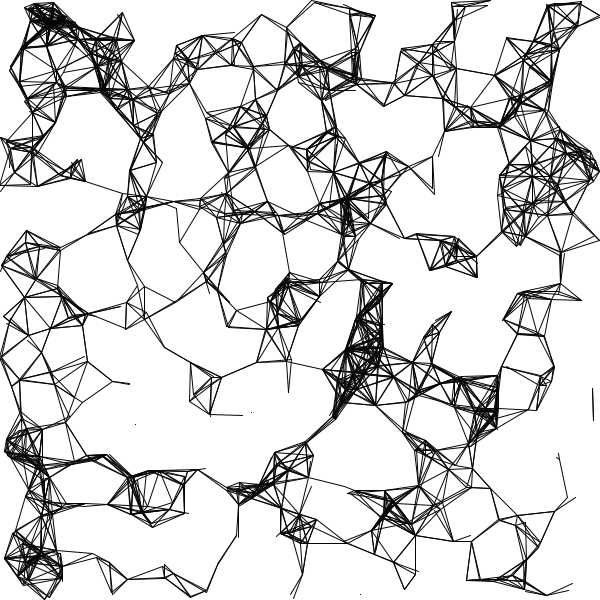
Frame 1 (no input)
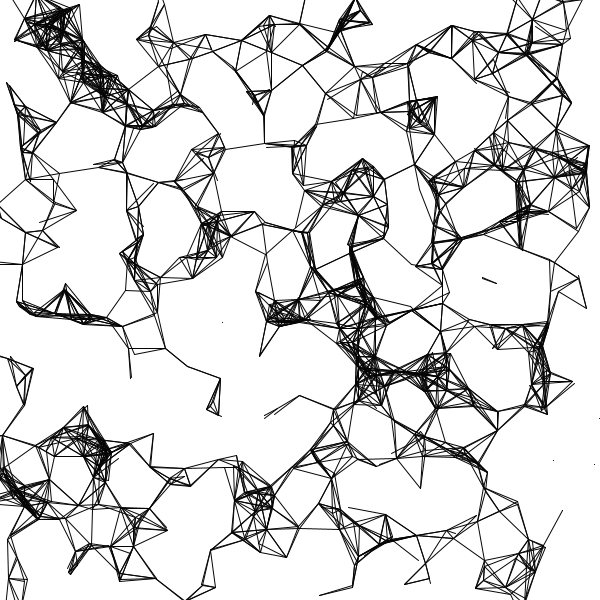
Frame 60 (the mouse pressed at the canvas centre just before this capture)
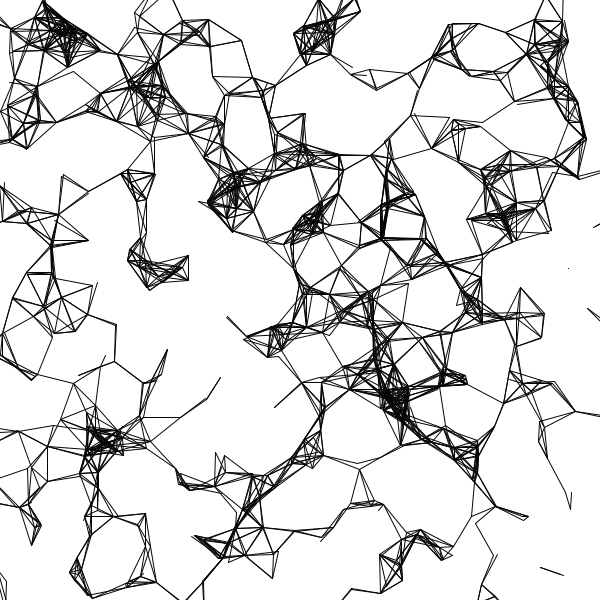
Frame 120 (the mouse held since frame 60 and released just before this capture)

The Processing sketch that drew these frames (run headless with seeded random() and noise(); from frame 60 on, the mouse is pressed at the canvas centre):

// Processing sketch: randwalk_lines
// ── randwalk_lines.pde
RW[] randwalk;
int num = 500;

void setup() {
  
  size(600, 600);

  randwalk = new RW[num];

  for (int i = 0; i < num; i++) {
    randwalk[i]= new RW(random(width), random(height), random(10));
  }
   background(255);
}

void draw() {
  background(255);

  for (int i = 0; i < num; i++) {
    randwalk[i].randwalk();
    randwalk[i].prox();
  }
}

class RW {

  float x;
  float y;
  float rstep ;

  RW(float x, float y, float rstep) {
    this.x = x;
    this.y = y;
    this.rstep = rstep;
  }

  void randwalk() {

    x = x+random(-rstep, rstep);
    y = y+random(-rstep, rstep);
    stroke(2);
    point(x, y);
    //ellipse(x, y,10,10);
  }

  void prox() {

    for (int i = 0; i < num; i++) {
      float d = dist(this.x, this.y, randwalk[i].x, randwalk[i].y);
      if (d <= 40) {
        stroke(5);
        line( this.x, this.y, randwalk[i].x, randwalk[i].y);
      }
    }
  }
}
